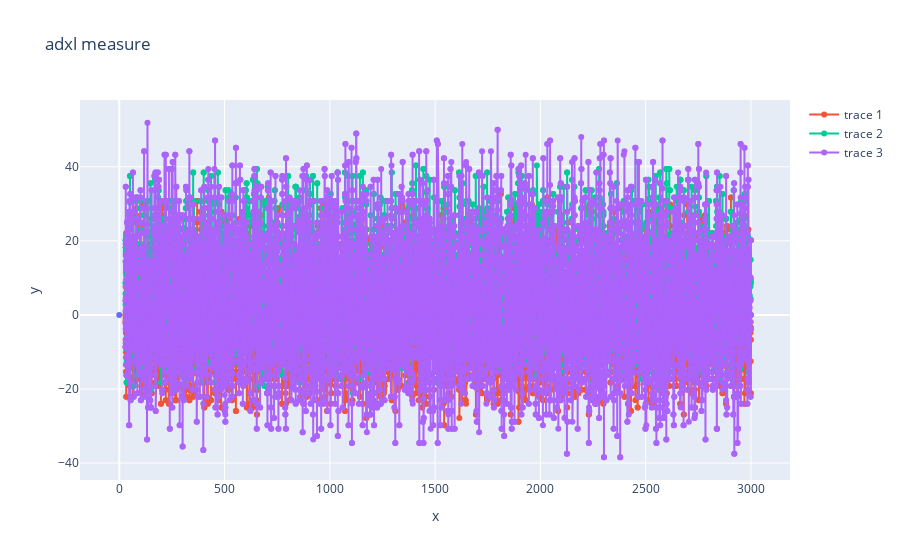

The cell this chart's notebook holds for it:
### Code cell
fig =px.line(None, x=[0], y=[0], title="adxl measure", markers=True)
fig =fig.add_scatter(x=df_a["t"], y=df_a["x"], mode="lines+markers")
# if fn!="sick":
fig =fig.add_scatter(x=df_a["t"], y=df_a["y"], mode="lines+markers")
fig =fig.add_scatter(x=df_a["t"], y=df_a["z"], mode="lines+markers")
fig.update_layout( showlegend=True)
fig.show()

### Figure 1 — Plotly figure (JSON) as saved in the notebook; plotly's stock layout.template omitted (floating-point values rounded to 4 significant figures; data arrays with more than 128 entries replaced by an {"elided": "..."} marker saying what was removed)
{"data": [{"hovertemplate": "x=%{x}<br>y=%{y}<extra></extra>", "legendgroup": "", "line": {"color": "#636efa", "dash": "solid"}, "marker": {"symbol": "circle"}, "mode": "lines+markers", "name": "", "orientation": "v", "showlegend": false, "type": "scatter", "x": [0], "xaxis": "x", "y": [0], "yaxis": "y"}, {"mode": "lines+markers", "type": "scatter", "x": {"elided": "11074 float values"}, "y": {"elided": "11074 float values"}}, {"mode": "lines+markers", "type": "scatter", "x": {"elided": "11074 float values"}, "y": {"elided": "11074 float values"}}, {"mode": "lines+markers", "type": "scatter", "x": {"elided": "11074 float values"}, "y": {"elided": "11074 float values"}}], "layout": {"legend": {"tracegroupgap": 0}, "showlegend": true, "title": {"text": "adxl measure"}, "xaxis": {"anchor": "y", "domain": [0, 1], "title": {"text": "x"}}, "yaxis": {"anchor": "x", "domain": [0, 1], "title": {"text": "y"}}}}
